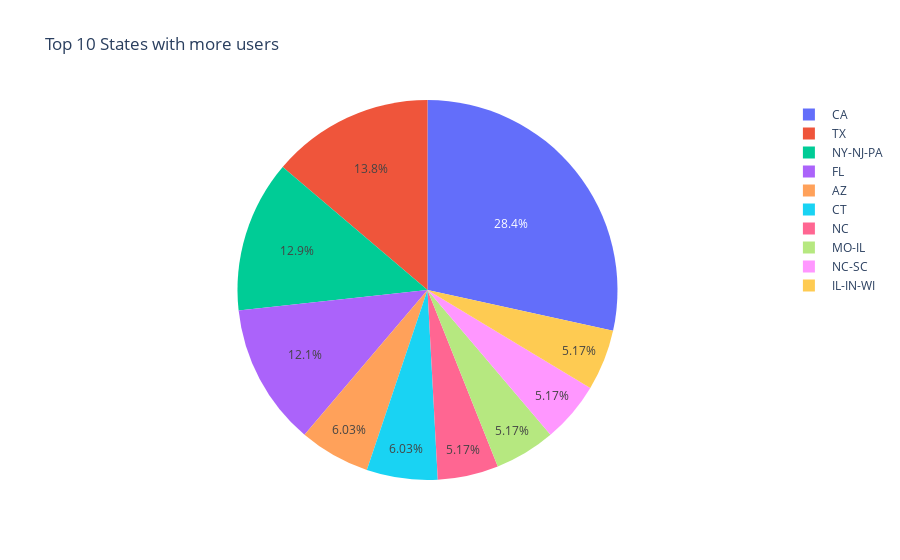

The notebook cell this image was saved under:
### Code cell
import plotly.express as px

fig = px.pie(
    state_count.reset_index(),
    values= 'count_userId', names= 'state', title= 'Top 10 States with more users')
fig.show()

### Figure 1 — Plotly figure (JSON) as saved in the notebook; plotly's stock layout.template omitted (floating-point values rounded to 4 significant figures)
{"data": [{"domain": {"x": [0, 1], "y": [0, 1]}, "hovertemplate": "state=%{label}<br>count_userId=%{value}<extra></extra>", "labels": [" CA", " TX", " NY-NJ-PA", " FL", " AZ", " CT", " NC", " MO-IL", " NC-SC", " IL-IN-WI"], "legendgroup": "", "name": "", "showlegend": true, "type": "pie", "values": [33, 16, 15, 14, 7, 7, 6, 6, 6, 6]}], "layout": {"legend": {"tracegroupgap": 0}, "title": {"text": "Top 10 States with more users"}}}
